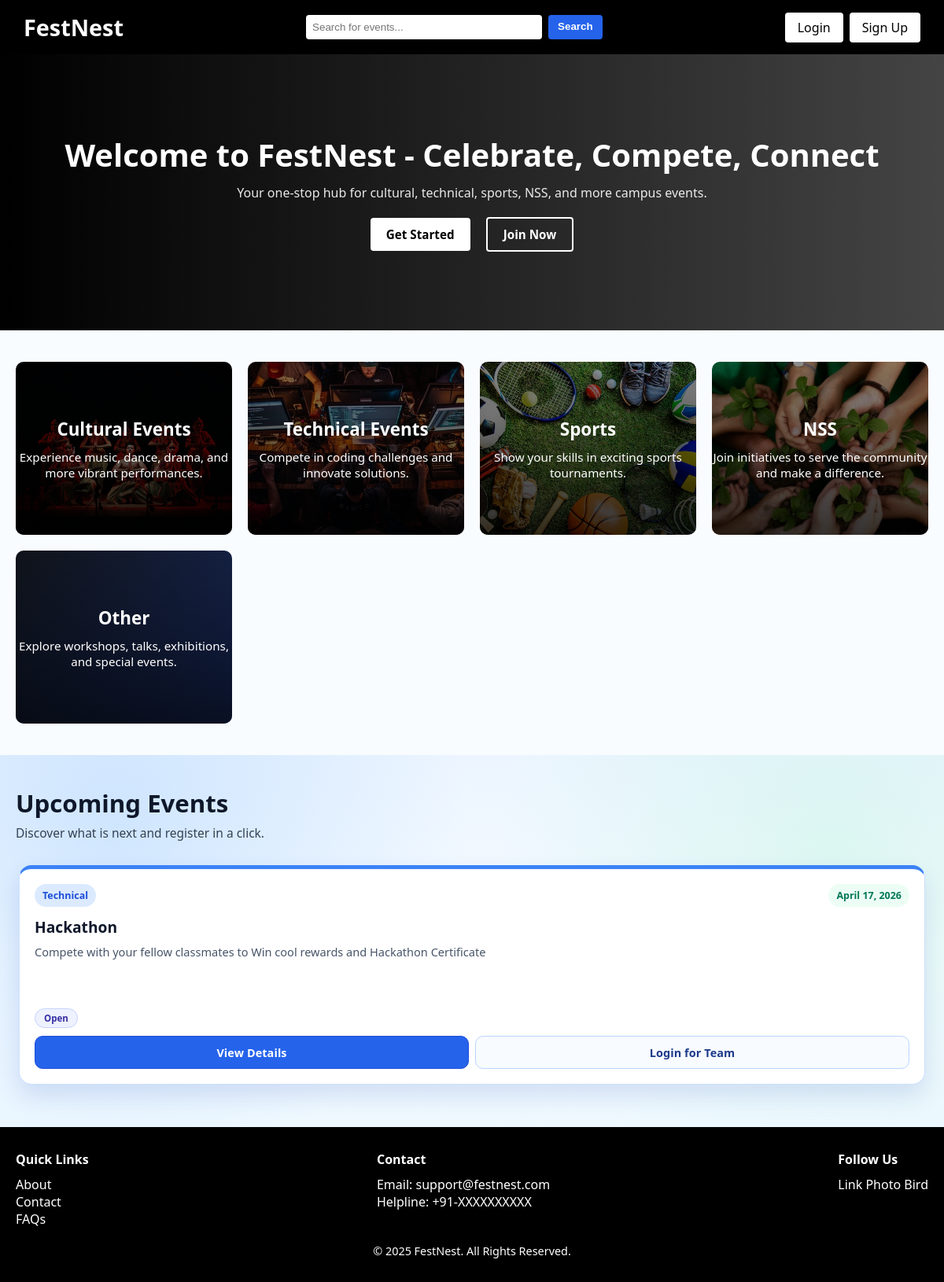
The page / on the database its author committed.
### events/models.py (models this page shows, shortened)
class Event(models.Model):
    CATEGORY_CHOICES = [
        ('cultural', 'Cultural'),
        ('technical', 'Technical'),
        ('sports', 'Sports'),
        ('nss', 'NSS'),
        ('other', 'Other'),
    ]
    title = models.CharField(max_length=200)
    category = models.CharField(max_length=20, choices=CATEGORY_CHOICES)
    date = models.DateField()
    time = models.TimeField(blank=True, null=True)
    description = models.TextField(blank=True)
    capacity_limited = models.BooleanField(default=True)
    capacity = models.PositiveIntegerField(default=100)
    waitlist_enabled = models.BooleanField(default=True)
    is_team_event = models.BooleanField(default=False)
    min_team_size = models.PositiveIntegerField(default=1)
    max_team_size = models.PositiveIntegerField(default=4)
    attendees = models.ManyToManyField(User, blank=True)

### events/views.py (the view, shortened to what this page needs)
# urls.py: 2. Add a URL to urlpatterns:  path('', views.home, name='home')
def home(request):
    today = timezone.localdate()
    search_query = request.GET.get('q', '').strip()
    upcoming_events = Event.objects.filter(date__gte=today).order_by('date')
    searched_events = Event.objects.none()
    result_count = 0
    registered_event_ids = set()
    waitlisted_event_ids = set()
    user_team_event_ids = set()
    submitted_team_event_ids = set()
    return render(
        request,
        'index.html',
        {
            'upcoming_events': upcoming_events,
            'searched_events': searched_events,
            'search_query': search_query,
            'result_count': result_count,
            'registered_event_ids': registered_event_ids,
            'waitlisted_event_ids': waitlisted_event_ids,
            'user_team_event_ids': user_team_event_ids,
            'submitted_team_event_ids': submitted_team_event_ids,
        },
    )

### templates/index.html (shortened to what this page needs)
{% extends 'base.html' %}
{% load static %}
{% block content %}
<section class="hero">
    <div class="container">
        <h1>Welcome to FestNest - Celebrate, Compete, Connect</h1>
        <p>Your one-stop hub for cultural, technical, sports, NSS, and more campus events.</p>
        <div class="hero-buttons">
            <a href="#event-categories" class="cta-btn">Get Started</a>
            {% if user.is_authenticated %}
                <a href="{% url 'my_registrations' %}" class="cta-btn secondary">Join Now</a>
            {% else %}
                <a href="{% url 'signup' %}" class="cta-btn secondary">Join Now</a>
            {% endif %}
        </div>
    </div>
</section>
<main id="event-categories" class="container">
    <section class="card-grid">
        <a href="{% url 'category' 'cultural' %}" class="card" style="background-image: url('{% static 'images/cultural.jpg' %}');">
            <h3>Cultural Events</h3>
            <p>Experience music, dance, drama, and more vibrant performances.</p>
        </a>
        <a href="{% url 'category' 'technical' %}" class="card" style="background-image: url('{% static 'images/tech.jpg' %}');">
            <h3>Technical Events</h3>
            <p>Compete in coding challenges and innovate solutions.</p>
        </a>
        <a href="{% url 'category' 'sports' %}" class="card" style="background-image: url('{% static 'images/sports.jpg' %}');">
            <h3>Sports</h3>
            <p>Show your skills in exciting sports tournaments.</p>
        </a>
        <a href="{% url 'category' 'nss' %}" class="card" style="background-image: url('{% static 'images/nss.jpg' %}');">
            <h3>NSS</h3>
            <p>Join initiatives to serve the community and make a difference.</p>
        </a>
        <a href="{% url 'category' 'other' %}" class="card" style="background-image: linear-gradient(135deg, rgba(17,24,39,0.78), rgba(29,78,216,0.68));">
            <h3>Other</h3>
            <p>Explore workshops, talks, exhibitions, and special events.</p>
        </a>
    </section>
</main>
<section id="upcoming-events" class="carousel-section upcoming-section">
    <div class="container">
        <div class="upcoming-section-head">
            <h2>Upcoming Events</h2>
            <p>Discover what is next and register in a click.</p>
        </div>
        <div class="carousel-track upcoming-track">
            {% for event in upcoming_events %}
            <article class="upcoming-card">
                <div class="upcoming-top">
                    <span class="category-pill">{{ event.get_category_display }}</span>
                    <span class="date-pill">{{ event.date }}</span>
                </div>
                <h3>{{ event.title }}</h3>
                <p class="upcoming-desc">{{ event.description|truncatechars:95 }}</p>
                {% if event.is_team_event %}
                    <p class="team-status-row">
                        {% if event.id in submitted_team_event_ids %}
                            <span class="team-status-pill submitted">Submitted</span>
                        {% elif event.id in user_team_event_ids %}
                            <span class="team-status-pill progress">In Progress</span>
                        {% else %}
                            <span class="team-status-pill open">Open</span>
                        {% endif %}
                    </p>
                {% endif %}
                <div class="upcoming-actions">
                    <a href="{% url 'event_detail' event.id %}" class="cta-btn upcoming-btn">View Details</a>
                    {% if user.is_authenticated %}
                        {% if event.is_team_event %}
                            {% if event.id in submitted_team_event_ids %}
                                <a href="{% url 'event_detail' event.id %}" class="cta-btn upcoming-btn alt">Team Enrolled</a>
                            {% elif event.id in user_team_event_ids %}
                                <a href="{% url 'event_detail' event.id %}" class="cta-btn upcoming-btn alt">Continue Team</a>
                            {% else %}
                                <a href="{% url 'event_detail' event.id %}" class="cta-btn upcoming-btn alt">Create/Join Team</a>
                            {% endif %}
                        {% else %}
                            {% if event.id in registered_event_ids %}
                                <form method="post" action="{% url 'unregister_event' event.id %}" class="inline-form">
                                    {% csrf_token %}
                                    <input type="hidden" name="next" value="{{ request.path }}#upcoming-events">
                                    <button type="submit" class="cta-btn upcoming-btn alt">Drop</button>
                                </form>
                            {% elif event.id in waitlisted_event_ids %}
                                <form method="post" action="{% url 'unregister_event' event.id %}" class="inline-form">
                                    {% csrf_token %}
                                    <input type="hidden" name="next" value="{{ request.path }}#upcoming-events">
                                    <button type="submit" class="cta-btn upcoming-btn alt">Leave Waitlist</button>
                                </form>
                            {% else %}
                                <form method="post" action="{% url 'register_event' event.id %}" class="inline-form">
                                    {% csrf_token %}
                                    <button type="submit" class="cta-btn upcoming-btn alt">Enroll</button>
                                </form>
                            {% endif %}
                        {% endif %}
                    {% else %}
                        {% if event.is_team_event %}
                            <a href="{% url 'login' %}" class="cta-btn upcoming-btn alt">Login for Team</a>
                        {% else %}
                            <a href="{% url 'login' %}" class="cta-btn upcoming-btn alt">Login to Enroll</a>
                        {% endif %}
                    {% endif %}
                </div>
            </article>
            {% empty %}
            <p class="empty-text">No events available</p>
            {% endfor %}
        </div>
    </div>
</section>
{% endblock %}
{% block footer %}
<footer>
    <div class="footer-container">
        <div class="footer-section">
            <h4>Quick Links</h4>
            <ul>
                <li><a href="#">About</a></li>
                <li><a href="#">Contact</a></li>
                <li><a href="#">FAQs</a></li>
            </ul>
        </div>
        <div class="footer-section">
            <h4>Contact</h4>
            <p>Email: support@festnest.com</p>
            <p>Helpline: +91-XXXXXXXXXX</p>
        </div>
        <div class="footer-section">
            <h4>Follow Us</h4>
            <div class="social-icons">
                <span>Link</span>
                <span>Photo</span>
                <span>Bird</span>
            </div>
        </div>
    </div>
    <p class="footer-bottom">© 2025 FestNest. All Rights Reserved.</p>
</footer>
{% endblock %}

### rows shown on the page
Event: category "Technical", date "April 17, 2026", title "Hackathon", description "Compete with your fellow classmates to Win cool rewards and Hackathon Certificate", is_team_event "Open"
